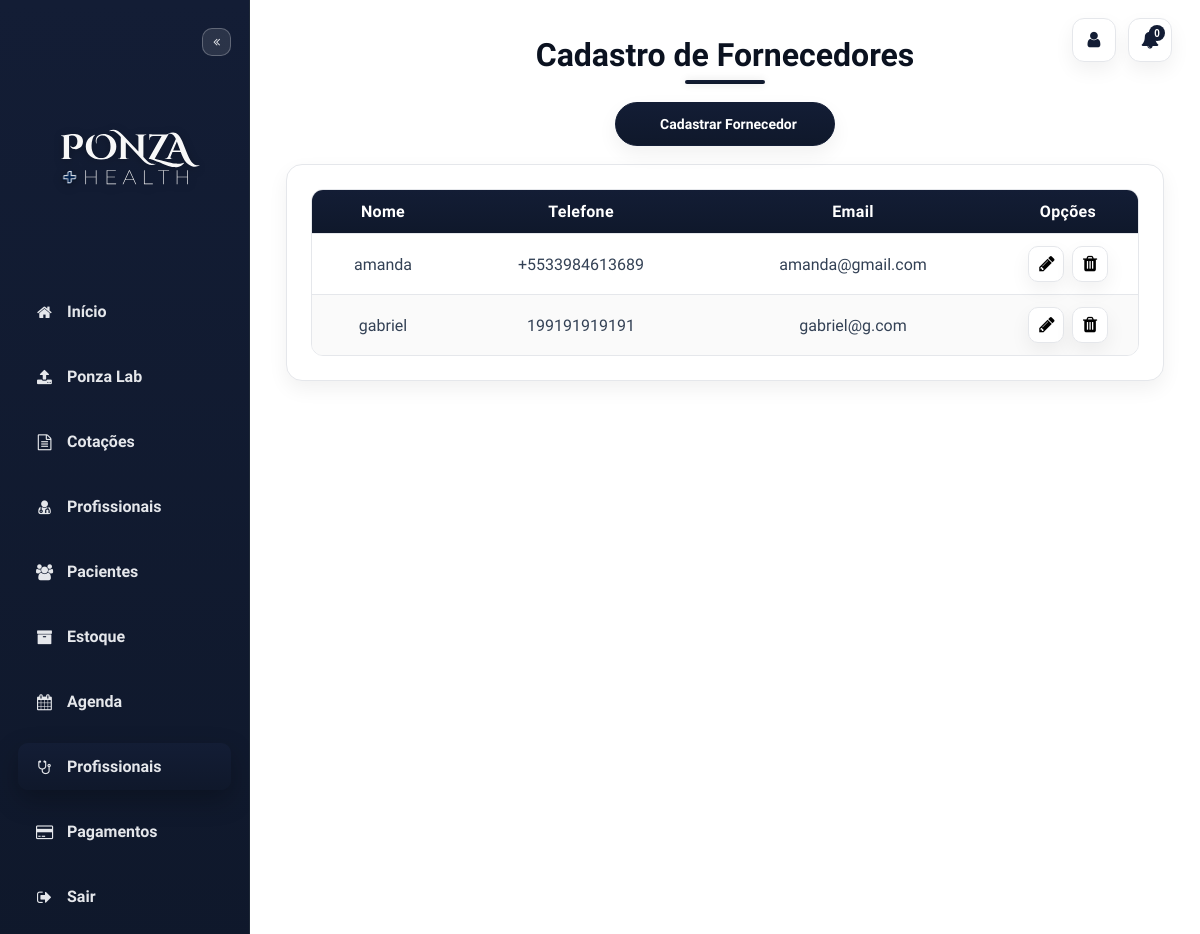
Before: /suppliers (signed in) with the older database file.
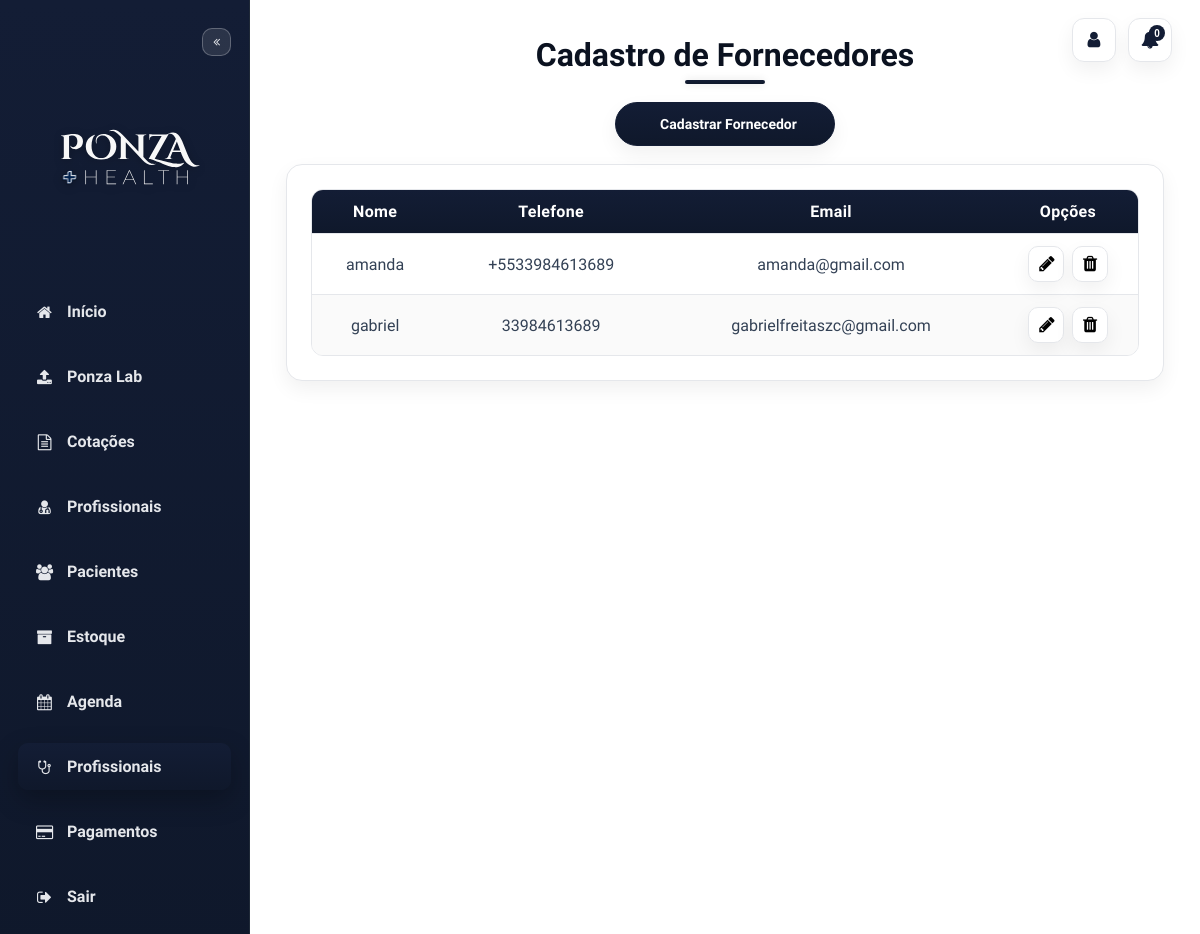
After: the same page with the newer database file.
### models.py (models this page shows, shortened)
class BaseModel:
    """__init__ flexível baseado em kwargs (compatível com SQLAlchemy)."""

class Supplier(db.Model, BaseModel):
    __tablename__ = "suppliers"
    id      = db.Column(db.Integer, primary_key=True)
    name    = db.Column(db.String(120), nullable=False)
    email   = db.Column(db.String(120))
    phone   = db.Column(db.String(20))
    user_id = db.Column(db.Integer, db.ForeignKey("users.id"), nullable=False, index=True)
    user    = relationship("User", back_populates="suppliers")
    __table_args__ = (
        Index("ix_suppliers_email", "email"),
        Index("ix_suppliers_phone", "phone"),
    )

### app.py (the view)
@app.route('/suppliers')
@login_required
def suppliers():
    u = current_user()
    sups = Supplier.query.filter_by(user_id=u.id).order_by(Supplier.name.asc()).all()
    try:
        return render_template('suppliers.html', suppliers=sups)
    except TemplateNotFound:
        lis = "".join(f"<li>{s.name} — {s.email or ''} {s.phone or ''}</li>" for s in sups)
        return f"<h1>Fornecedores</h1><ul>{lis or '<li>(vazio)</li>'}</ul>"

### app.py (called while the page is built, shortened)
@app.context_processor
def url_helpers():
    def img_url(path, default_rel=None):
        p = (path or "").strip() or (default_rel or "")
        if p.startswith("/files/img/"):
            return p
        return url_for("static", filename=p)
    return {"img_url": img_url}

def get_logged_user() -> Optional[User]:
    uid = session.get('user_id')
    return User.query.get(uid) if uid else None

def login_required(f: Callable[..., Any]) -> Callable[..., Any]:
    @wraps(f)
    def wrapper(*args, **kwargs):
        u = get_logged_user()
        if not u:
            return redirect(url_for('login'))
        g.user = u
        try:
            uname = getattr(u, "username", "") or ""
        except Exception:
            uname = ""
        if uname.lower() == "admin":
            return f(*args, **kwargs)
    return wrapper

def current_user() -> User:
    u = getattr(g, "user", None) or get_logged_user()
    if not u:
        abort(401)
    return cast(User, u)

@app.context_processor
def inject_globals():
    return {"now": datetime.utcnow()}

### templates/suppliers.html (shortened to what the changed rows need)
<!DOCTYPE html>
<html lang="pt-br">
<head>
    <link rel="stylesheet" href="https://stackpath.bootstrapcdn.com/font-awesome/4.7.0/css/font-awesome.min.css">
</head>
<body>
    <div class="content">
        <h2>Cadastro de Fornecedores</h2>
        <div class="panel">
            <div class="table-wrap">
                <table class="catalog">
                    <thead>
                        <tr>
                            <th>Nome</th>
                            <th>Telefone</th>
                            <th>Email</th>
                            <th style="width:140px;">Opções</th>
                        </tr>
                    </thead>
                    <tbody>
                        {% for supplier in suppliers %}
                        <tr>
                            <td>{{ supplier.name }}</td>
                            <td>{{ supplier.phone }}</td>
                            <td>{{ supplier.email }}</td>
                            <td>
                                <div class="row-actions">
                                    <button class="icon-square" title="Editar" aria-label="Editar"
                                        onclick="openEditModal('{{ supplier.id }}','{{ supplier.name }}','{{ supplier.phone }}','{{ supplier.email }}')">
                                        <i class="fa fa-pencil edit-icon"></i>
                                    </button>
                                    <form method="post"
                                        action="{{ url_for('delete_supplier', supplier_id=supplier.id) }}"
                                        onsubmit="return confirm('Deseja realmente excluir este fornecedor?')"
                                        style="display:inline;">
                                        <button type="submit" class="icon-square danger" title="Excluir"
                                            aria-label="Excluir">
                                            <i class="fa fa-trash"></i>
                                        </button>
                                    </form>
                                </div>
                            </td>
                        </tr>
                        {% else %}
                        <tr>
                            <td colspan="4" style="color:var(--ink-dim); text-align:center;">Nenhum fornecedor
                                cadastrado.</td>
                        </tr>
                        {% endfor %}
                    </tbody>
                </table>
            </div>
        </div>
    </div>
</body>
</html>

Changed rows visible on the page:
changed Supplier "gabriel": phone "199191919191" → "33984613689"; email "gabriel@g.com" → "gabrielfreitaszc@gmail.com"
